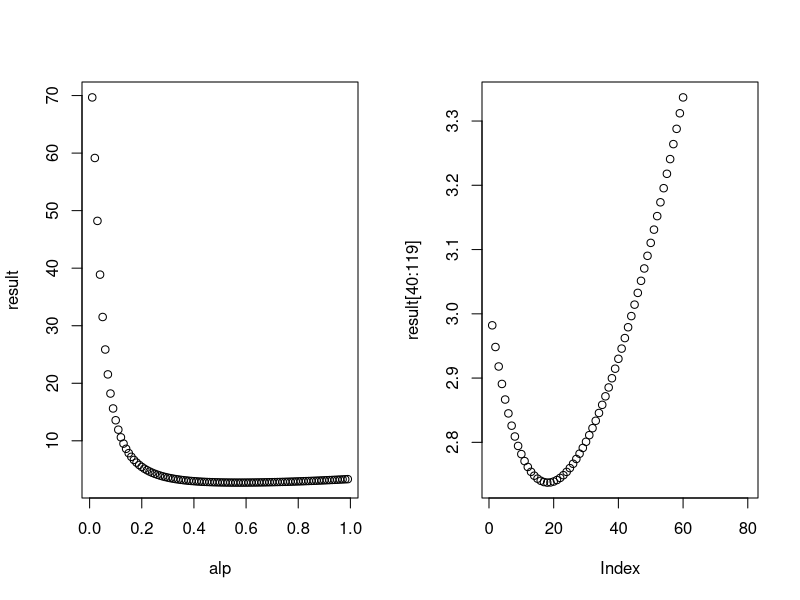

This chart was generated by the following R code:
## ---- chunk 1
temp<-read.table("temp.txt")
temp<-temp[,1]
alp=c(1:99)/100 #set the alpha vector from 0.01 to 0.99
pmse=function(v) # function for calculating PMSE
{
  p=NULL
  for (j in 1:99)
  {
    al=alp[j]
    beta=v[1]
    se=0
    for (i in 1:(length(v)-1))
    {
      xnext=al*v[i]+(1-al)*beta
      beta=xnext
      se=se+(xnext-v[i+1])^2
    }
    se=se/((length(v))-1)
    p=c(p,se)
  }
  p
}
result=pmse(temp)
result
## ---- chunk 2
par(mfcol=c(1,2))
plot(alp,result)
plot(result[40:119])
## ---- chunk 3
temp<-ts(temp)
temp.ses<-HoltWinters(temp,beta=F,gamma=F)
temp.ses$alpha
## ---- chunk 4
temp.des<-HoltWinters(temp,gamma=F)
temp.des$alpha
temp.des$beta
temp.des$SSE/118 # MSE for DES model
temp.ses$SSE/119 # MSE for SES model
